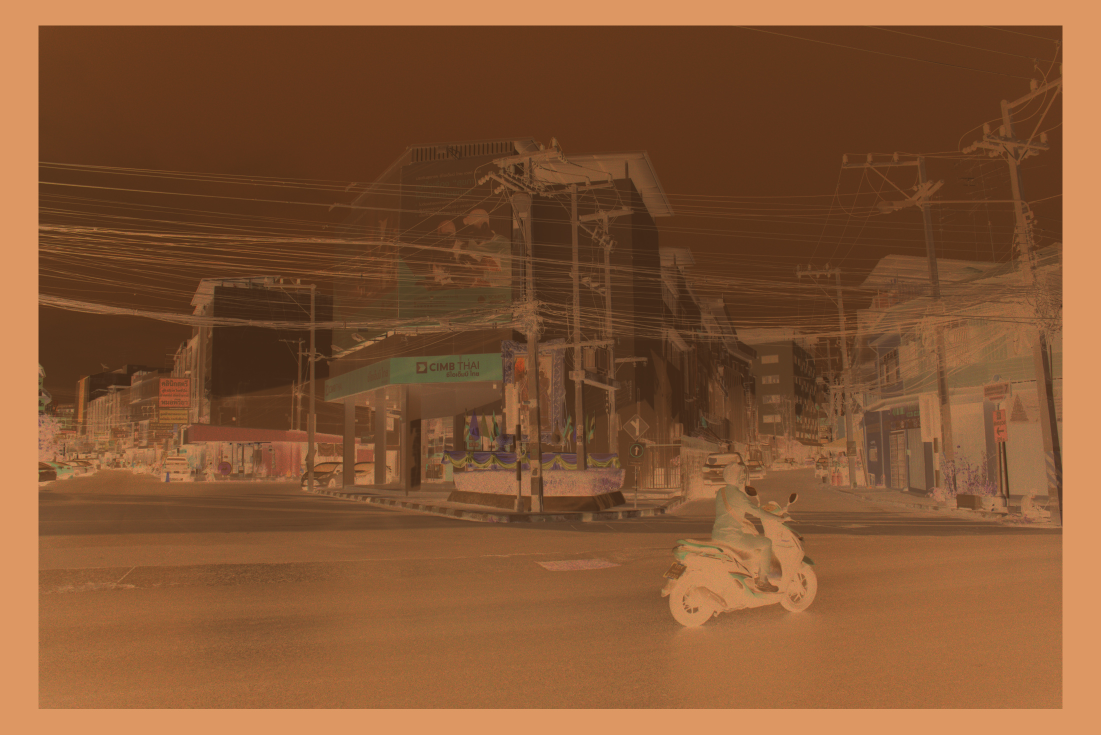
#> input picture samples/SAMPLE_NEGATIVE.jpg, 2202 x 1469 px (shown at 1/2 size); its folder holds 7 pictures in this run; the run also reads 1 picture not shown here
$ python generate_promo_landscape_friendly.py
#> lines starting #> are read from the running program, lines starting #| are printed output that depends on the picture
#!/usr/bin/env python3
"""Haluro — Video Promocional Cercano y Amigable para Fotógrafos (Horizontal 16:9 - 1920x1080)
Con narración empática en español chileno (es-CL-LorenzoNeural) y música de cuarto oscuro.

Duración: 42.0 segundos (1260 fotogramas @ 30 fps)
Salida: dist/Haluro_Promo_Landscape_Amigable_1920x1080.mp4
"""

import asyncio
from pathlib import Path
import subprocess
import sys
import edge_tts
from PIL import Image, ImageDraw, ImageFont

REPO_ROOT = Path(__file__).resolve().parents[2]
ASSETS_DIR = REPO_ROOT / "assets"
SAMPLES_DIR = REPO_ROOT / "samples"
DIST_DIR = REPO_ROOT / "dist"
DIST_DIR.mkdir(parents=True, exist_ok=True)
OUTPUT_MP4 = DIST_DIR / "Haluro_Promo_Landscape_Amigable_1920x1080.mp4"

WIDTH, HEIGHT = 1920, 1080
FPS = 30
TOTAL_FRAMES = 1260  # 42.0 segundos

BG_DARK = (14, 15, 18)
BG_CARD = (23, 26, 32)
BORDER_CARD = (45, 52, 65)
COLOR_AMBER = (235, 155, 45)
COLOR_AMBER_LIGHT = (255, 195, 105)
COLOR_WHITE = (248, 250, 252)
COLOR_GRAY = (165, 175, 190)
COLOR_MUTED = (110, 120, 135)

FONT_BOLD_PATH = "/System/Library/Fonts/Supplemental/Arial Bold.ttf"
FONT_REG_PATH = "/System/Library/Fonts/Supplemental/Arial.ttf"


# [6 lines left out: function get_font, not called in this run]


VIEW_W, VIEW_H = 1040, 693


def load_view_image(name: str) -> Image.Image:
#> called with name = 'SAMPLE_NEGATIVE.jpg'
    p = SAMPLES_DIR / name
    im = Image.open(p).convert("RGB")
#> im is the input picture: PIL image 2202x1469 RGB; mean R, G, B 132.2, 85.3, 50.9
    scale = max(VIEW_W / im.width, VIEW_H / im.height)
#> scale = 0.472
    new_w, new_h = int(im.width * scale), int(im.height * scale)
#> new_w = 1040; new_h = 693
    im = im.resize((new_w, new_h), Image.Resampling.LANCZOS)
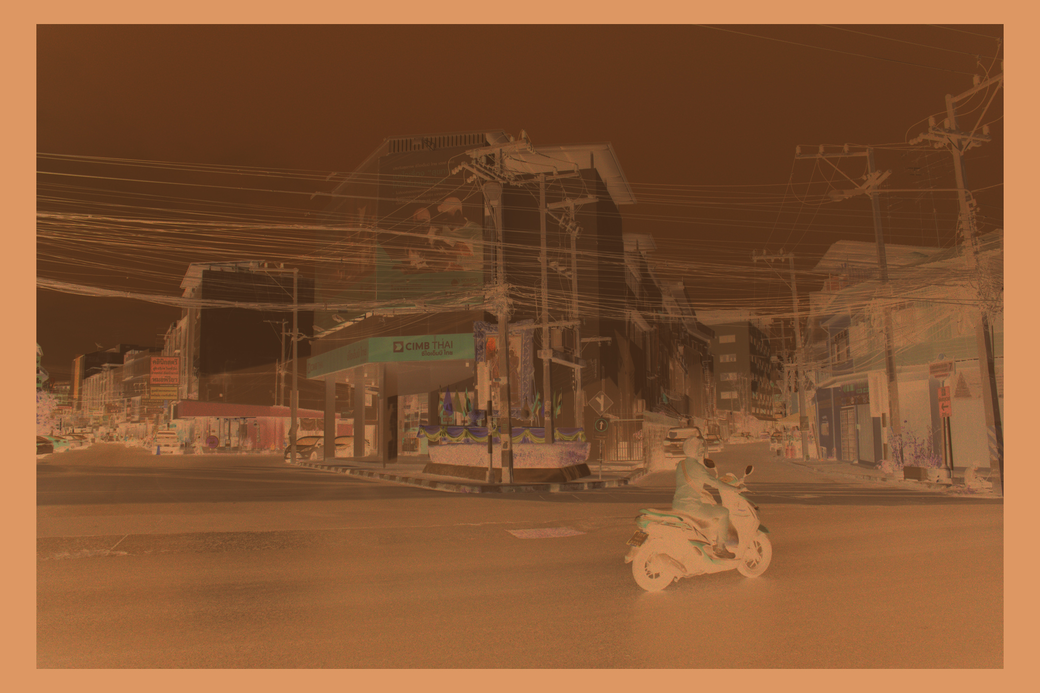
#> im: PIL image 1040x693 RGB; mean R, G, B 132.2, 85.3, 50.9
    left = (new_w - VIEW_W) // 2
#> left = 0
    top = (new_h - VIEW_H) // 2
#> top = 0
    return im.crop((left, top, left + VIEW_W, top + VIEW_H))


print("==> [1/3] Cargando imágenes y emulsiones fotográficas (Landscape)...")
IMG_NEGATIVE = load_view_image("SAMPLE_NEGATIVE.jpg")
IMG_INVERTED = load_view_image("test_inverted_positive.jpg")
#> call 2 of load_view_image, with name = 'test_inverted_positive.jpg'
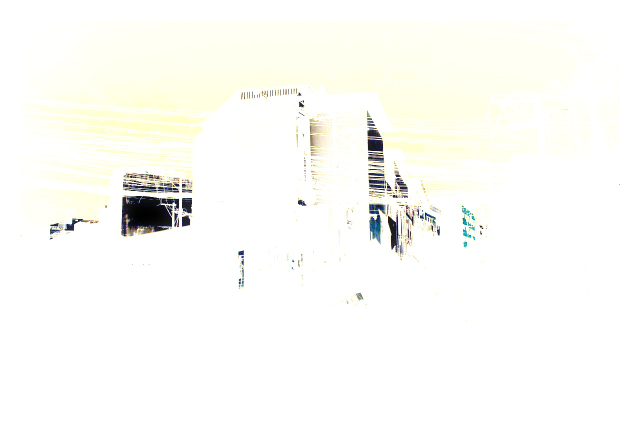
#> input picture samples/test_inverted_positive.jpg, 1280 x 880 px (shown at 1/2 size)
#> in load_view_image, im is the input picture: PIL image 1280x880 RGB; mean R, G, B 251.1, 251.2, 246.8
#> in load_view_image (call 2), `im = im.resize((new_w, new_h), Image.Resampling.LANCZOS)`:
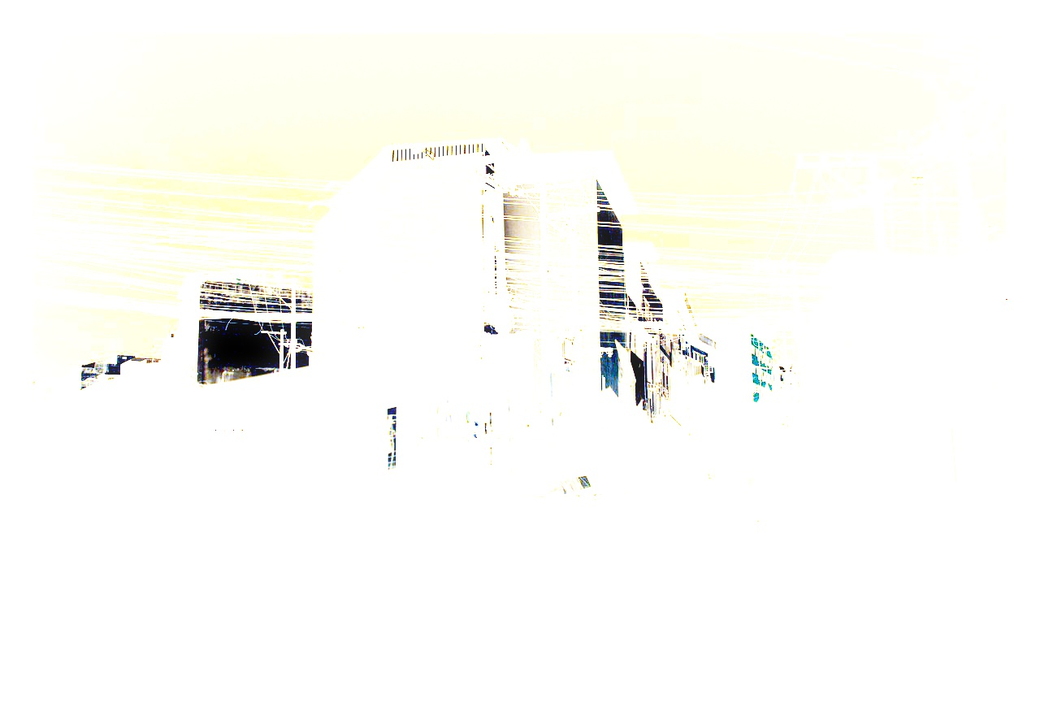
#> im: PIL image 1040x715 RGB; mean R, G, B 251.1, 251.2, 246.8
#> in load_view_image (call 2), `return im.crop((left, top, left + VIEW_W, top + VIEW_H))`:
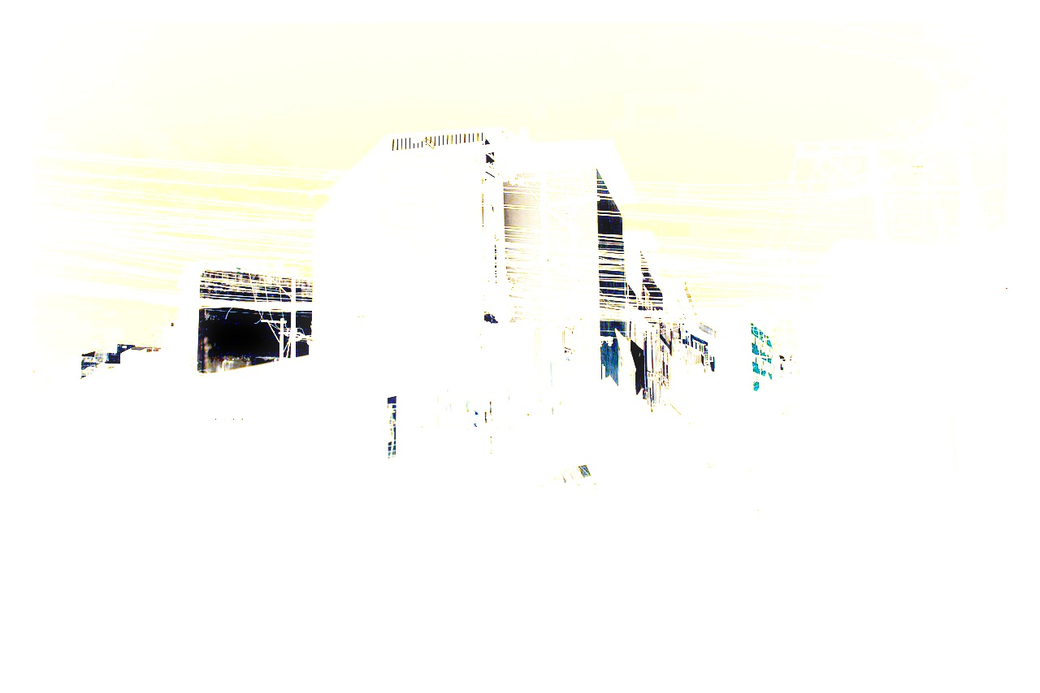
#> returned value: PIL image 1040x693 RGB; mean R, G, B 251, 251, 246.5
IMG_PORTRA = load_view_image("test_portra400.jpg")
#> call 3 of load_view_image, with name = 'test_portra400.jpg'
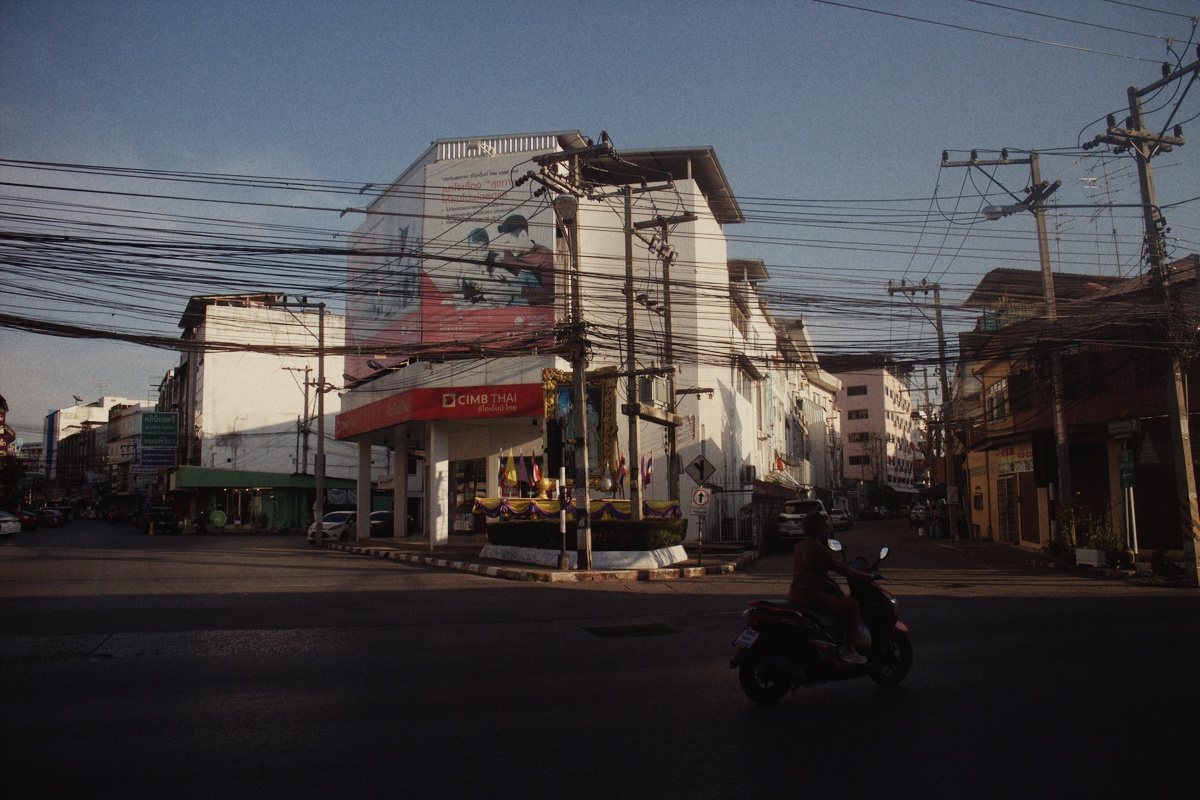
#> input picture samples/test_portra400.jpg, 1200 x 800 px
#> in load_view_image, im is the input picture: PIL image 1200x800 RGB; mean R, G, B 70.9, 68.9, 72.2
IMG_CINESTILL = load_view_image("test_cinestill800t.jpg")
#> call 4 of load_view_image, with name = 'test_cinestill800t.jpg'
#> in load_view_image (call 4), `im = im.resize((new_w, new_h), Image.Resampling.LANCZOS)`:
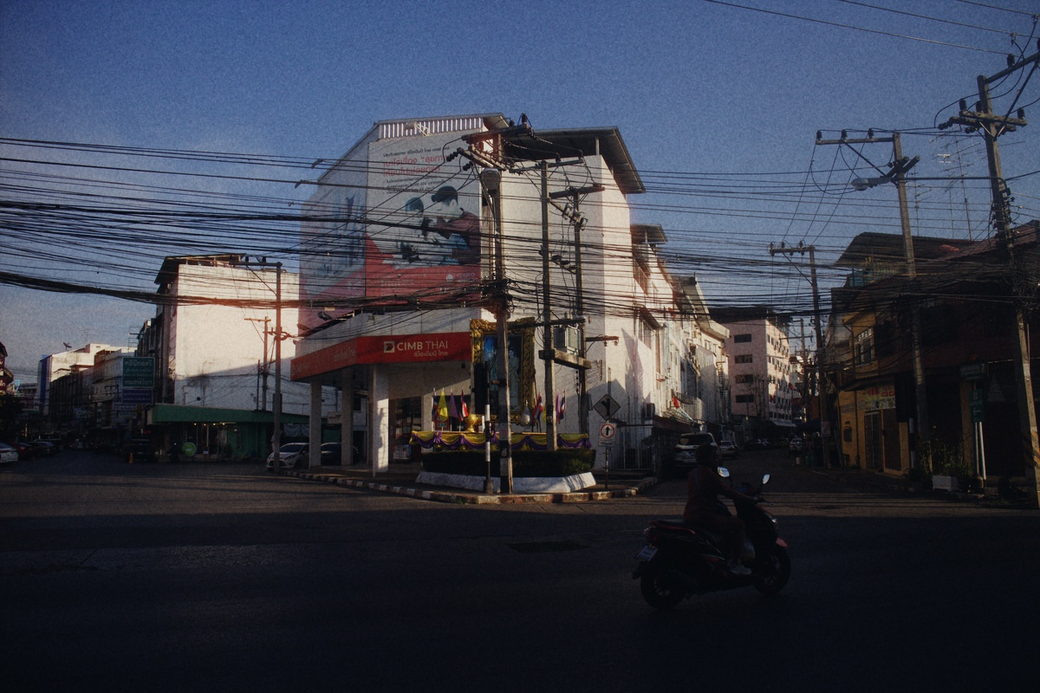
#> im: PIL image 1040x693 RGB; mean R, G, B 57.3, 61.5, 74.8
#> (the run stopped early here; a loop or call above may not have finished)
